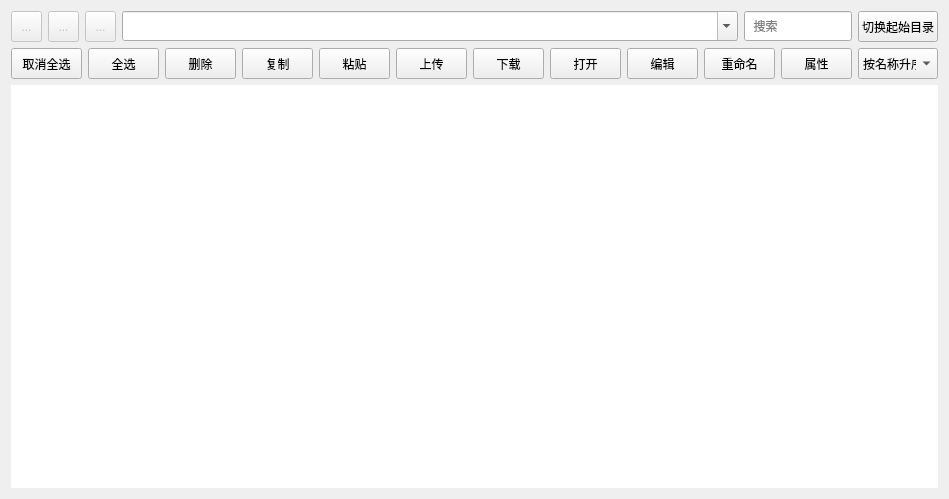
<?xml version="1.0" encoding="UTF-8"?>
<ui version="4.0">
 <class>FileManagementTabForm</class>
 <widget class="QWidget" name="FileManagementTabForm">
  <property name="geometry">
   <rect>
    <x>0</x>
    <y>0</y>
    <width>919</width>
    <height>499</height>
   </rect>
  </property>
  <property name="windowTitle">
   <string>Form</string>
  </property>
  <layout class="QVBoxLayout" name="verticalLayout">
   <item>
    <layout class="QHBoxLayout" name="horizontalLayout_3">
     <item>
      <layout class="QHBoxLayout" name="horizontalLayout">
       <item>
        <widget class="QToolButton" name="toolButtonPrevious">
         <property name="enabled">
          <bool>false</bool>
         </property>
         <property name="minimumSize">
          <size>
           <width>31</width>
           <height>31</height>
          </size>
         </property>
         <property name="maximumSize">
          <size>
           <width>31</width>
           <height>31</height>
          </size>
         </property>
         <property name="text">
          <string>...</string>
         </property>
         <property name="icon">
          <iconset theme="QIcon::ThemeIcon::GoPrevious"/>
         </property>
         <property name="iconSize">
          <size>
           <width>11</width>
           <height>11</height>
          </size>
         </property>
        </widget>
       </item>
       <item>
        <widget class="QToolButton" name="toolButtonNext">
         <property name="enabled">
          <bool>false</bool>
         </property>
         <property name="minimumSize">
          <size>
           <width>31</width>
           <height>31</height>
          </size>
         </property>
         <property name="maximumSize">
          <size>
           <width>31</width>
           <height>31</height>
          </size>
         </property>
         <property name="text">
          <string>...</string>
         </property>
         <property name="icon">
          <iconset theme="QIcon::ThemeIcon::GoNext"/>
         </property>
         <property name="iconSize">
          <size>
           <width>11</width>
           <height>11</height>
          </size>
         </property>
        </widget>
       </item>
       <item>
        <widget class="QToolButton" name="toolButtonUp">
         <property name="enabled">
          <bool>false</bool>
         </property>
         <property name="minimumSize">
          <size>
           <width>31</width>
           <height>31</height>
          </size>
         </property>
         <property name="maximumSize">
          <size>
           <width>31</width>
           <height>31</height>
          </size>
         </property>
         <property name="text">
          <string>...</string>
         </property>
         <property name="icon">
          <iconset theme="QIcon::ThemeIcon::GoUp"/>
         </property>
         <property name="iconSize">
          <size>
           <width>11</width>
           <height>11</height>
          </size>
         </property>
        </widget>
       </item>
       <item>
        <widget class="QComboBox" name="comboBoxPath">
         <property name="sizePolicy">
          <sizepolicy hsizetype="Expanding" vsizetype="Fixed">
           <horstretch>0</horstretch>
           <verstretch>0</verstretch>
          </sizepolicy>
         </property>
         <property name="minimumSize">
          <size>
           <width>400</width>
           <height>30</height>
          </size>
         </property>
         <property name="maximumSize">
          <size>
           <width>16777215</width>
           <height>30</height>
          </size>
         </property>
         <property name="editable">
          <bool>true</bool>
         </property>
        </widget>
       </item>
       <item>
        <widget class="QLineEdit" name="lineEditSearch">
         <property name="sizePolicy">
          <sizepolicy hsizetype="Minimum" vsizetype="Fixed">
           <horstretch>0</horstretch>
           <verstretch>0</verstretch>
          </sizepolicy>
         </property>
         <property name="minimumSize">
          <size>
           <width>100</width>
           <height>30</height>
          </size>
         </property>
         <property name="maximumSize">
          <size>
           <width>150</width>
           <height>30</height>
          </size>
         </property>
         <property name="placeholderText">
          <string>  搜索</string>
         </property>
        </widget>
       </item>
      </layout>
     </item>
     <item>
      <widget class="QPushButton" name="pushButtonSwitch">
       <property name="sizePolicy">
        <sizepolicy hsizetype="Minimum" vsizetype="Fixed">
         <horstretch>0</horstretch>
         <verstretch>0</verstretch>
        </sizepolicy>
       </property>
       <property name="minimumSize">
        <size>
         <width>71</width>
         <height>31</height>
        </size>
       </property>
       <property name="maximumSize">
        <size>
         <width>100</width>
         <height>31</height>
        </size>
       </property>
       <property name="text">
        <string>切换起始目录</string>
       </property>
       <property name="icon">
        <iconset theme="QIcon::ThemeIcon::GoHome"/>
       </property>
      </widget>
     </item>
    </layout>
   </item>
   <item>
    <layout class="QHBoxLayout" name="horizontalLayout_2">
     <item>
      <widget class="QPushButton" name="pushButtonDeselectAll">
       <property name="sizePolicy">
        <sizepolicy hsizetype="Minimum" vsizetype="Fixed">
         <horstretch>0</horstretch>
         <verstretch>0</verstretch>
        </sizepolicy>
       </property>
       <property name="minimumSize">
        <size>
         <width>71</width>
         <height>31</height>
        </size>
       </property>
       <property name="maximumSize">
        <size>
         <width>100</width>
         <height>31</height>
        </size>
       </property>
       <property name="text">
        <string>取消全选</string>
       </property>
       <property name="icon">
        <iconset theme="QIcon::ThemeIcon::ApplicationExit"/>
       </property>
      </widget>
     </item>
     <item>
      <widget class="QPushButton" name="pushButtonSelectAll">
       <property name="sizePolicy">
        <sizepolicy hsizetype="Minimum" vsizetype="Fixed">
         <horstretch>0</horstretch>
         <verstretch>0</verstretch>
        </sizepolicy>
       </property>
       <property name="minimumSize">
        <size>
         <width>71</width>
         <height>31</height>
        </size>
       </property>
       <property name="maximumSize">
        <size>
         <width>100</width>
         <height>31</height>
        </size>
       </property>
       <property name="text">
        <string>全选</string>
       </property>
       <property name="icon">
        <iconset theme="QIcon::ThemeIcon::EditSelectAll"/>
       </property>
      </widget>
     </item>
     <item>
      <widget class="QPushButton" name="pushButtonDelete">
       <property name="sizePolicy">
        <sizepolicy hsizetype="Minimum" vsizetype="Fixed">
         <horstretch>0</horstretch>
         <verstretch>0</verstretch>
        </sizepolicy>
       </property>
       <property name="minimumSize">
        <size>
         <width>71</width>
         <height>31</height>
        </size>
       </property>
       <property name="maximumSize">
        <size>
         <width>100</width>
         <height>31</height>
        </size>
       </property>
       <property name="text">
        <string>删除</string>
       </property>
       <property name="icon">
        <iconset theme="QIcon::ThemeIcon::EditDelete"/>
       </property>
      </widget>
     </item>
     <item>
      <widget class="QPushButton" name="pushButtonCopy">
       <property name="sizePolicy">
        <sizepolicy hsizetype="Minimum" vsizetype="Fixed">
         <horstretch>0</horstretch>
         <verstretch>0</verstretch>
        </sizepolicy>
       </property>
       <property name="minimumSize">
        <size>
         <width>71</width>
         <height>31</height>
        </size>
       </property>
       <property name="maximumSize">
        <size>
         <width>100</width>
         <height>31</height>
        </size>
       </property>
       <property name="text">
        <string>复制</string>
       </property>
       <property name="icon">
        <iconset theme="QIcon::ThemeIcon::EditCopy"/>
       </property>
      </widget>
     </item>
     <item>
      <widget class="QPushButton" name="pushButtonPaste">
       <property name="sizePolicy">
        <sizepolicy hsizetype="Minimum" vsizetype="Fixed">
         <horstretch>0</horstretch>
         <verstretch>0</verstretch>
        </sizepolicy>
       </property>
       <property name="minimumSize">
        <size>
         <width>71</width>
         <height>31</height>
        </size>
       </property>
       <property name="maximumSize">
        <size>
         <width>100</width>
         <height>31</height>
        </size>
       </property>
       <property name="text">
        <string>粘贴</string>
       </property>
       <property name="icon">
        <iconset theme="QIcon::ThemeIcon::EditPaste"/>
       </property>
      </widget>
     </item>
     <item>
      <widget class="QPushButton" name="pushButtonUpload">
       <property name="sizePolicy">
        <sizepolicy hsizetype="Minimum" vsizetype="Fixed">
         <horstretch>0</horstretch>
         <verstretch>0</verstretch>
        </sizepolicy>
       </property>
       <property name="minimumSize">
        <size>
         <width>71</width>
         <height>31</height>
        </size>
       </property>
       <property name="maximumSize">
        <size>
         <width>100</width>
         <height>31</height>
        </size>
       </property>
       <property name="text">
        <string>上传</string>
       </property>
       <property name="icon">
        <iconset theme="QIcon::ThemeIcon::GoUp"/>
       </property>
      </widget>
     </item>
     <item>
      <widget class="QPushButton" name="pushButtonDownload">
       <property name="sizePolicy">
        <sizepolicy hsizetype="Minimum" vsizetype="Fixed">
         <horstretch>0</horstretch>
         <verstretch>0</verstretch>
        </sizepolicy>
       </property>
       <property name="minimumSize">
        <size>
         <width>71</width>
         <height>31</height>
        </size>
       </property>
       <property name="maximumSize">
        <size>
         <width>100</width>
         <height>31</height>
        </size>
       </property>
       <property name="text">
        <string>下载</string>
       </property>
       <property name="icon">
        <iconset theme="QIcon::ThemeIcon::GoDown"/>
       </property>
      </widget>
     </item>
     <item>
      <widget class="QPushButton" name="pushButtonOpen">
       <property name="sizePolicy">
        <sizepolicy hsizetype="Minimum" vsizetype="Fixed">
         <horstretch>0</horstretch>
         <verstretch>0</verstretch>
        </sizepolicy>
       </property>
       <property name="minimumSize">
        <size>
         <width>71</width>
         <height>31</height>
        </size>
       </property>
       <property name="maximumSize">
        <size>
         <width>100</width>
         <height>31</height>
        </size>
       </property>
       <property name="text">
        <string>打开</string>
       </property>
       <property name="icon">
        <iconset theme="QIcon::ThemeIcon::FolderOpen"/>
       </property>
      </widget>
     </item>
     <item>
      <widget class="QPushButton" name="pushButtonEdit">
       <property name="sizePolicy">
        <sizepolicy hsizetype="Minimum" vsizetype="Fixed">
         <horstretch>0</horstretch>
         <verstretch>0</verstretch>
        </sizepolicy>
       </property>
       <property name="minimumSize">
        <size>
         <width>71</width>
         <height>31</height>
        </size>
       </property>
       <property name="maximumSize">
        <size>
         <width>100</width>
         <height>31</height>
        </size>
       </property>
       <property name="text">
        <string>编辑</string>
       </property>
       <property name="icon">
        <iconset theme="QIcon::ThemeIcon::MailMessageNew"/>
       </property>
      </widget>
     </item>
     <item>
      <widget class="QPushButton" name="pushButtonRename">
       <property name="sizePolicy">
        <sizepolicy hsizetype="Minimum" vsizetype="Fixed">
         <horstretch>0</horstretch>
         <verstretch>0</verstretch>
        </sizepolicy>
       </property>
       <property name="minimumSize">
        <size>
         <width>71</width>
         <height>31</height>
        </size>
       </property>
       <property name="maximumSize">
        <size>
         <width>100</width>
         <height>31</height>
        </size>
       </property>
       <property name="text">
        <string>重命名</string>
       </property>
       <property name="icon">
        <iconset theme="QIcon::ThemeIcon::ApplicationExit"/>
       </property>
      </widget>
     </item>
     <item>
      <widget class="QPushButton" name="pushButtonProperty">
       <property name="sizePolicy">
        <sizepolicy hsizetype="Minimum" vsizetype="Fixed">
         <horstretch>0</horstretch>
         <verstretch>0</verstretch>
        </sizepolicy>
       </property>
       <property name="minimumSize">
        <size>
         <width>71</width>
         <height>31</height>
        </size>
       </property>
       <property name="maximumSize">
        <size>
         <width>100</width>
         <height>31</height>
        </size>
       </property>
       <property name="text">
        <string>属性</string>
       </property>
       <property name="icon">
        <iconset theme="QIcon::ThemeIcon::EditSelectAll"/>
       </property>
      </widget>
     </item>
     <item>
      <widget class="QComboBox" name="comboBoxSort">
       <property name="minimumSize">
        <size>
         <width>80</width>
         <height>31</height>
        </size>
       </property>
       <property name="maximumSize">
        <size>
         <width>100</width>
         <height>31</height>
        </size>
       </property>
       <property name="duplicatesEnabled">
        <bool>false</bool>
       </property>
       <item>
        <property name="text">
         <string>按名称升序</string>
        </property>
       </item>
       <item>
        <property name="text">
         <string>按名称降序</string>
        </property>
       </item>
       <item>
        <property name="text">
         <string>按时间升序</string>
        </property>
       </item>
       <item>
        <property name="text">
         <string>按时间降序</string>
        </property>
       </item>
       <item>
        <property name="text">
         <string>按类型升序</string>
        </property>
       </item>
       <item>
        <property name="text">
         <string>按类型降序</string>
        </property>
       </item>
       <item>
        <property name="text">
         <string>按大小升序</string>
        </property>
       </item>
       <item>
        <property name="text">
         <string>按大小降序</string>
        </property>
       </item>
      </widget>
     </item>
    </layout>
   </item>
   <item>
    <widget class="QTreeView" name="treeView">
     <property name="frameShape">
      <enum>QFrame::Shape::NoFrame</enum>
     </property>
     <property name="frameShadow">
      <enum>QFrame::Shadow::Plain</enum>
     </property>
     <property name="sortingEnabled">
      <bool>false</bool>
     </property>
     <property name="animated">
      <bool>false</bool>
     </property>
    </widget>
   </item>
  </layout>
 </widget>
 <resources/>
 <connections/>
</ui>
